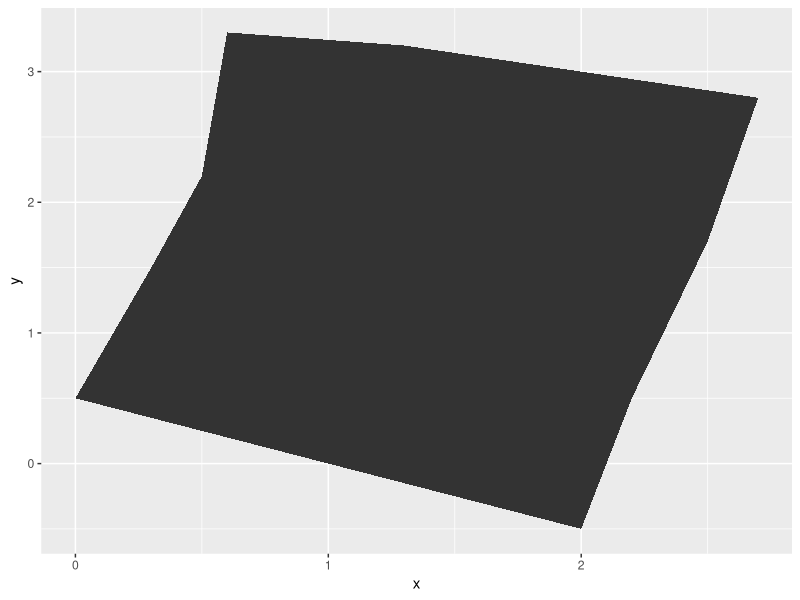
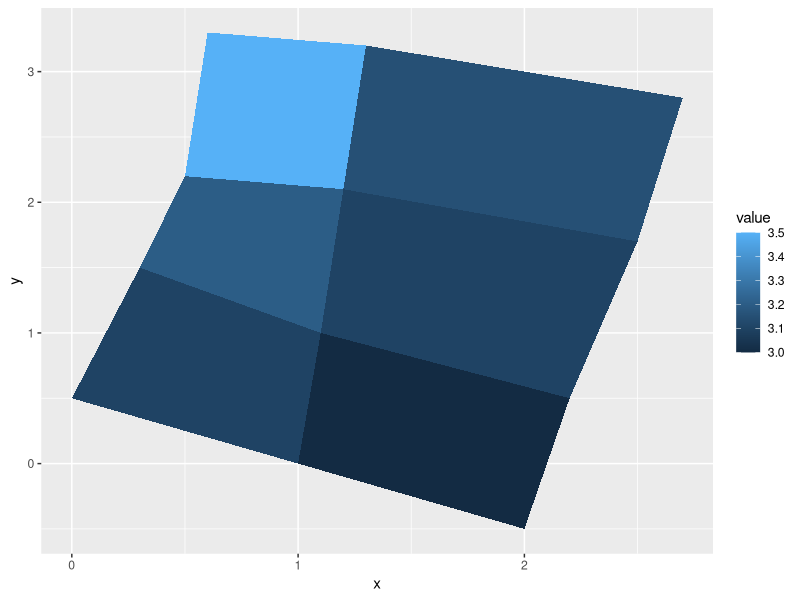
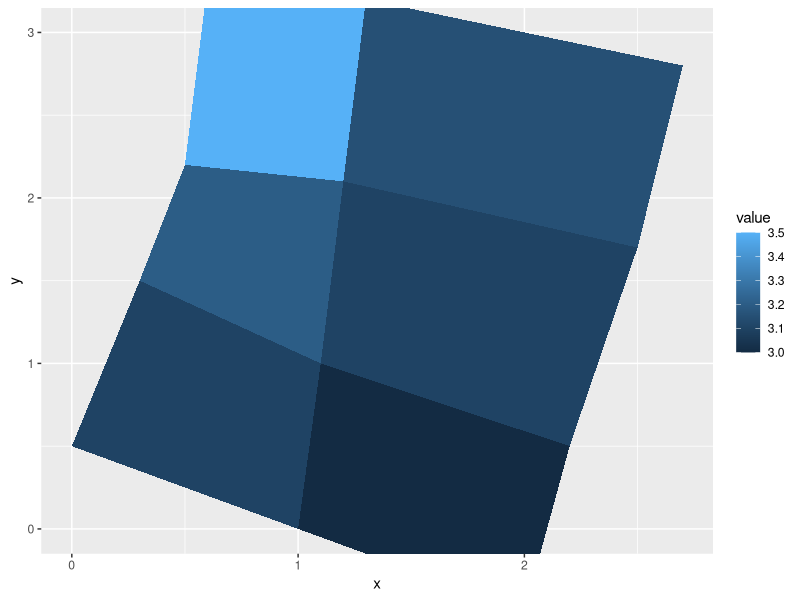
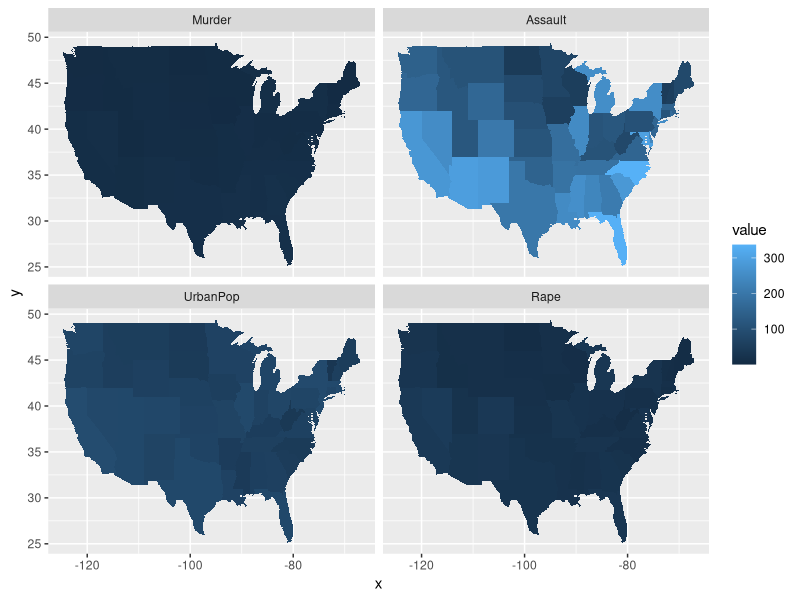

Write the R code that produced these figures, in order.
library(ggplot2)


### Name: geom_map
### Title: Polygons from a reference map
### Aliases: geom_map

### ** Examples

# When using geom_polygon, you will typically need two data frames:
# one contains the coordinates of each polygon (positions),  and the
# other the values associated with each polygon (values).  An id
# variable links the two together

ids <- factor(c("1.1", "2.1", "1.2", "2.2", "1.3", "2.3"))

values <- data.frame(
  id = ids,
  value = c(3, 3.1, 3.1, 3.2, 3.15, 3.5)
)

positions <- data.frame(
  id = rep(ids, each = 4),
  x = c(2, 1, 1.1, 2.2, 1, 0, 0.3, 1.1, 2.2, 1.1, 1.2, 2.5, 1.1, 0.3,
  0.5, 1.2, 2.5, 1.2, 1.3, 2.7, 1.2, 0.5, 0.6, 1.3),
  y = c(-0.5, 0, 1, 0.5, 0, 0.5, 1.5, 1, 0.5, 1, 2.1, 1.7, 1, 1.5,
  2.2, 2.1, 1.7, 2.1, 3.2, 2.8, 2.1, 2.2, 3.3, 3.2)
)

ggplot(values) +
  geom_map(aes(map_id = id), map = positions) +
  expand_limits(positions)
ggplot(values, aes(fill = value)) +
  geom_map(aes(map_id = id), map = positions) +
  expand_limits(positions)
ggplot(values, aes(fill = value)) +
  geom_map(aes(map_id = id), map = positions) +
  expand_limits(positions) + ylim(0, 3)

# Better example
crimes <- data.frame(state = tolower(rownames(USArrests)), USArrests)
crimesm <- reshape2::melt(crimes, id = 1)
if (require(maps)) {
  states_map <- map_data("state")
  ggplot(crimes, aes(map_id = state)) +
    geom_map(aes(fill = Murder), map = states_map) +
    expand_limits(x = states_map$long, y = states_map$lat)

  last_plot() + coord_map()
  ggplot(crimesm, aes(map_id = state)) +
    geom_map(aes(fill = value), map = states_map) +
    expand_limits(x = states_map$long, y = states_map$lat) +
    facet_wrap( ~ variable)
}
